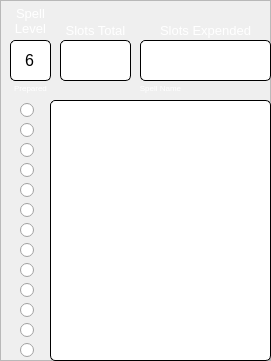
    <widget class="QFrame" name="frame_29">
     <property name="geometry">
      <rect>
       <x>910</x>
       <y>110</y>
       <width>271</width>
       <height>361</height>
      </rect>
     </property>
     <property name="frameShape">
      <enum>QFrame::StyledPanel</enum>
     </property>
     <property name="frameShadow">
      <enum>QFrame::Raised</enum>
     </property>
     <widget class="QLineEdit" name="SpellcastingAbility_12">
      <property name="geometry">
       <rect>
        <x>10</x>
        <y>40</y>
        <width>41</width>
        <height>41</height>
       </rect>
      </property>
      <property name="font">
       <font>
        <pointsize>12</pointsize>
       </font>
      </property>
      <property name="styleSheet">
       <string notr="true"> background-color: white;
 border-style: solid;
 border-width:1px;
 border-radius:5px;
 border-color: black;</string>
      </property>
      <property name="text">
       <string>6</string>
      </property>
      <property name="alignment">
       <set>Qt::AlignCenter</set>
      </property>
      <property name="readOnly">
       <bool>true</bool>
      </property>
     </widget>
     <widget class="QLineEdit" name="SlotsTotal6">
      <property name="geometry">
       <rect>
        <x>60</x>
        <y>40</y>
        <width>71</width>
        <height>41</height>
       </rect>
      </property>
      <property name="font">
       <font>
        <pointsize>12</pointsize>
       </font>
      </property>
      <property name="styleSheet">
       <string notr="true"> background-color: white;
 border-style: solid;
 border-width:1px;
 border-radius:5px;
 border-color: black;</string>
      </property>
      <property name="text">
       <string/>
      </property>
      <property name="alignment">
       <set>Qt::AlignCenter</set>
      </property>
     </widget>
     <widget class="QPlainTextEdit" name="Lvl6Spells">
      <property name="geometry">
       <rect>
        <x>50</x>
        <y>100</y>
        <width>221</width>
        <height>261</height>
       </rect>
      </property>
      <property name="font">
       <font>
        <pointsize>11</pointsize>
       </font>
      </property>
      <property name="styleSheet">
       <string notr="true"> background-color: white;
 border-style: solid;
 border-width:1px;
 border-radius:5px;
 border-color: black;</string>
      </property>
      <property name="plainText">
       <string/>
      </property>
     </widget>
     <widget class="QLabel" name="label_136">
      <property name="geometry">
       <rect>
        <x>0</x>
        <y>0</y>
        <width>61</width>
        <height>41</height>
       </rect>
      </property>
      <property name="font">
       <font>
        <pointsize>10</pointsize>
       </font>
      </property>
      <property name="styleSheet">
       <string notr="true">color: rgb(255, 255, 255);</string>
      </property>
      <property name="text">
       <string>Spell
Level</string>
      </property>
      <property name="alignment">
       <set>Qt::AlignCenter</set>
      </property>
     </widget>
     <widget class="QLineEdit" name="Expended6">
      <property name="geometry">
       <rect>
        <x>140</x>
        <y>40</y>
        <width>131</width>
        <height>41</height>
       </rect>
      </property>
      <property name="font">
       <font>
        <pointsize>12</pointsize>
       </font>
      </property>
      <property name="styleSheet">
       <string notr="true"> background-color: white;
 border-style: solid;
 border-width:1px;
 border-radius:5px;
 border-color: black;</string>
      </property>
      <property name="text">
       <string/>
      </property>
      <property name="alignment">
       <set>Qt::AlignCenter</set>
      </property>
     </widget>
     <widget class="QLabel" name="label_137">
      <property name="geometry">
       <rect>
        <x>50</x>
        <y>20</y>
        <width>91</width>
        <height>21</height>
       </rect>
      </property>
      <property name="font">
       <font>
        <pointsize>10</pointsize>
       </font>
      </property>
      <property name="styleSheet">
       <string notr="true">color: rgb(255, 255, 255);</string>
      </property>
      <property name="text">
       <string>Slots Total</string>
      </property>
      <property name="alignment">
       <set>Qt::AlignCenter</set>
      </property>
     </widget>
     <widget class="QLabel" name="label_138">
      <property name="geometry">
       <rect>
        <x>140</x>
        <y>20</y>
        <width>131</width>
        <height>21</height>
       </rect>
      </property>
      <property name="font">
       <font>
        <pointsize>10</pointsize>
       </font>
      </property>
      <property name="styleSheet">
       <string notr="true">color: rgb(255, 255, 255);</string>
      </property>
      <property name="text">
       <string>Slots Expended</string>
      </property>
      <property name="alignment">
       <set>Qt::AlignCenter</set>
      </property>
     </widget>
     <widget class="QRadioButton" name="Lvl6Prep2">
      <property name="geometry">
       <rect>
        <x>20</x>
        <y>120</y>
        <width>16</width>
        <height>20</height>
       </rect>
      </property>
      <property name="text">
       <string/>
      </property>
      <property name="autoExclusive">
       <bool>false</bool>
      </property>
     </widget>
     <widget class="QRadioButton" name="Lvl6Prep1">
      <property name="geometry">
       <rect>
        <x>20</x>
        <y>100</y>
        <width>16</width>
        <height>20</height>
       </rect>
      </property>
      <property name="text">
       <string/>
      </property>
      <property name="autoExclusive">
       <bool>false</bool>
      </property>
     </widget>
     <widget class="QRadioButton" name="Lvl6Prep4">
      <property name="geometry">
       <rect>
        <x>20</x>
        <y>160</y>
        <width>16</width>
        <height>20</height>
       </rect>
      </property>
      <property name="text">
       <string/>
      </property>
      <property name="autoExclusive">
       <bool>false</bool>
      </property>
     </widget>
     <widget class="QRadioButton" name="Lvl6Prep3">
      <property name="geometry">
       <rect>
        <x>20</x>
        <y>140</y>
        <width>16</width>
        <height>20</height>
       </rect>
      </property>
      <property name="text">
       <string/>
      </property>
      <property name="autoExclusive">
       <bool>false</bool>
      </property>
     </widget>
     <widget class="QRadioButton" name="Lvl6Prep6">
      <property name="geometry">
       <rect>
        <x>20</x>
        <y>200</y>
        <width>16</width>
        <height>20</height>
       </rect>
      </property>
      <property name="text">
       <string/>
      </property>
      <property name="autoExclusive">
       <bool>false</bool>
      </property>
     </widget>
     <widget class="QRadioButton" name="Lvl6Prep5">
      <property name="geometry">
       <rect>
        <x>20</x>
        <y>180</y>
        <width>16</width>
        <height>20</height>
       </rect>
      </property>
      <property name="text">
       <string/>
      </property>
      <property name="autoExclusive">
       <bool>false</bool>
      </property>
     </widget>
     <widget class="QRadioButton" name="Lvl6Prep8">
      <property name="geometry">
       <rect>
        <x>20</x>
        <y>240</y>
        <width>16</width>
        <height>20</height>
       </rect>
      </property>
      <property name="text">
       <string/>
      </property>
      <property name="autoExclusive">
       <bool>false</bool>
      </property>
     </widget>
     <widget class="QRadioButton" name="Lvl6Prep7">
      <property name="geometry">
       <rect>
        <x>20</x>
        <y>220</y>
        <width>16</width>
        <height>20</height>
       </rect>
      </property>
      <property name="text">
       <string/>
      </property>
      <property name="autoExclusive">
       <bool>false</bool>
      </property>
     </widget>
     <widget class="QLabel" name="label_139">
      <property name="geometry">
       <rect>
        <x>10</x>
        <y>80</y>
        <width>41</width>
        <height>16</height>
       </rect>
      </property>
      <property name="font">
       <font>
        <pointsize>6</pointsize>
       </font>
      </property>
      <property name="styleSheet">
       <string notr="true">color: rgb(255, 255, 255);</string>
      </property>
      <property name="text">
       <string>Prepared</string>
      </property>
      <property name="alignment">
       <set>Qt::AlignCenter</set>
      </property>
     </widget>
     <widget class="QLabel" name="label_140">
      <property name="geometry">
       <rect>
        <x>50</x>
        <y>80</y>
        <width>221</width>
        <height>16</height>
       </rect>
      </property>
      <property name="font">
       <font>
        <pointsize>6</pointsize>
       </font>
      </property>
      <property name="styleSheet">
       <string notr="true">color: rgb(255, 255, 255);</string>
      </property>
      <property name="text">
       <string>Spell Name</string>
      </property>
      <property name="alignment">
       <set>Qt::AlignCenter</set>
      </property>
     </widget>
     <widget class="QRadioButton" name="Lvl6Prep11">
      <property name="geometry">
       <rect>
        <x>20</x>
        <y>300</y>
        <width>16</width>
        <height>20</height>
       </rect>
      </property>
      <property name="text">
       <string/>
      </property>
      <property name="autoExclusive">
       <bool>false</bool>
      </property>
     </widget>
     <widget class="QRadioButton" name="Lvl6Prep10">
      <property name="geometry">
       <rect>
        <x>20</x>
        <y>280</y>
        <width>16</width>
        <height>20</height>
       </rect>
      </property>
      <property name="text">
       <string/>
      </property>
      <property name="autoExclusive">
       <bool>false</bool>
      </property>
     </widget>
     <widget class="QRadioButton" name="Lvl6Prep13">
      <property name="geometry">
       <rect>
        <x>20</x>
        <y>340</y>
        <width>16</width>
        <height>20</height>
       </rect>
      </property>
      <property name="text">
       <string/>
      </property>
      <property name="autoExclusive">
       <bool>false</bool>
      </property>
     </widget>
     <widget class="QRadioButton" name="Lvl6Prep12">
      <property name="geometry">
       <rect>
        <x>20</x>
        <y>320</y>
        <width>16</width>
        <height>20</height>
       </rect>
      </property>
      <property name="text">
       <string/>
      </property>
      <property name="autoExclusive">
       <bool>false</bool>
      </property>
     </widget>
     <widget class="QRadioButton" name="Lvl6Prep9">
      <property name="geometry">
       <rect>
        <x>20</x>
        <y>260</y>
        <width>16</width>
        <height>20</height>
       </rect>
      </property>
      <property name="text">
       <string/>
      </property>
      <property name="autoExclusive">
       <bool>false</bool>
      </property>
     </widget>
    </widget>
